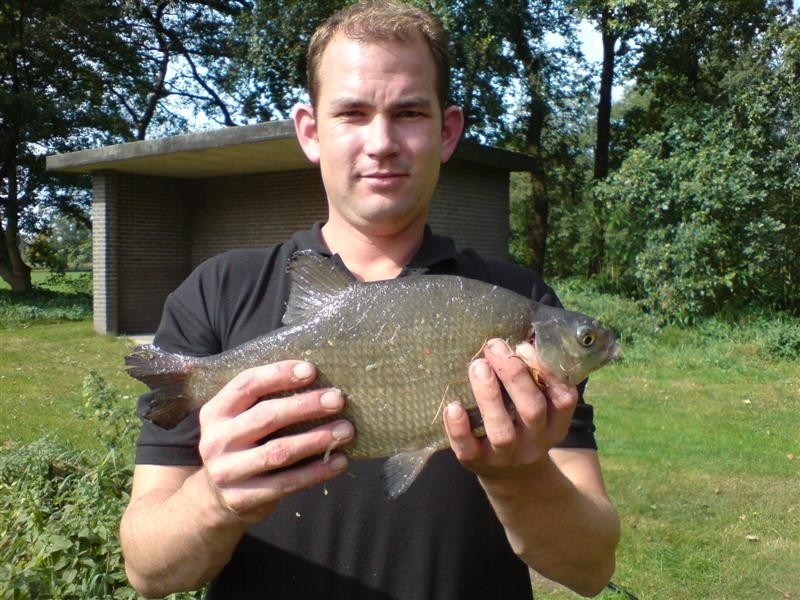
#> input picture src/unsupervised_learning/img/fish.JPEG, 800 x 600 px
$ jupyter execute draft.ipynb
#> lines starting #> are read from the running program, lines starting #| are printed output that depends on the picture; after the words box and inside, x2 and y2 are one past the last pixel; in counts of white or black regions, pixels touching at a corner belong together
# Sample Patch

[cell 1]
def sample_patch(x, y, gridstartx, gridstarty, im_shape, patch_sz, gap, noisehalf):
    xpix = gridstartx + x * (patch_sz[1] + gap) + random.randint(-noisehalf, noisehalf)
    xpix2 = min(max(xpix, 0), im_shape[1] - patch_sz[1])
    ypix = gridstarty + y * (patch_sz[0] + gap) + random.randint(-noisehalf, noisehalf)
    ypix2 = min(max(ypix, 0), im_shape[0] - patch_sz[0])
    assert abs(xpix - xpix2) < gap
    assert abs(ypix - ypix2) < gap
    return (xpix2 , ypix2)

def pos2lbl(pos):
    posx, posy =pos
    if(posy==-1):
        lbl = posx + 1
    elif(posy == 0):
        lbl = (posx + 7) / 2
    else:
        assert(posy == 1)
        lbl = posx + 6
    return lbl

Sample patch works only images that has more than 73728 pixels.
- [x] Draw green rectangle with no gap/jitter.
- [x] Draw blue rectangle with gap/jitter (= every possible positions of the blue patch).
    - [x] Draw one blue patch of size 96x96.(Since we add jitter, we only have to add jitter to square that are in in the diagonals of the blue square)
- [x] Draw 8 red squares with gap/jitter (= every possible positions of red patches relative to the blue patch).
    - [x] Draw 8 squares with gap.
    - [ ] Add jitter for squares in the diagonal (jitter should be towards the blue patch).

[cell 2]
import cv2
import matplotlib.pyplot as plt
import random
import numpy as np

img = cv2.imread("img/fish.JPEG")
#> img is the input picture: shape (600, 800, 3); mean B, G, R 78.2, 99.7, 99.1
plt.imshow(cv2.cvtColor(img, cv2.COLOR_BGR2RGB))
plt.axis('off')

patch_sz = (96,96)
gap = 48
jitter = 7
x, y, _ = img.shape
#> x = 600; y = 800
print(img.shape)
#| (600, 800, 3)

[cell 3]
# Draw green rectangle with no gap/jitter.
topL_x, topL_y = patch_sz
botR_x, botR_y = x - patch_sz[0],  y - patch_sz[1]
#> botR_x = 504; botR_y = 704

plt.imshow(cv2.cvtColor(cv2.rectangle(img, (topL_y, topL_x), (botR_y, botR_x), (0,255,0), 2), cv2.COLOR_BGR2RGB))
plt.axis('off')

[cell 4]
# Draw blue rectangle with gap/jitter (= every possible positions of the blue patch).
topL_x, topL_y = (patch_sz[0] + gap + jitter), (patch_sz[1] + gap + jitter)
botR_x, botR_y = (x - patch_sz[0] - gap - jitter), (y - patch_sz[1] - gap - jitter)
#> botR_x = 449; botR_y = 649

plt.imshow(cv2.cvtColor(cv2.rectangle(img, (topL_y, topL_x), (botR_y, botR_x), (255,0,0), 2), cv2.COLOR_BGR2RGB))

print(topL_x, topL_y)
print(botR_x, botR_y)
#| 449 649

# Draw one blue patch of size 96x96.
plt.imshow(cv2.cvtColor(cv2.rectangle(img, (topL_y, topL_x), (topL_y + patch_sz[1], topL_x + patch_sz[0]), (255,0,0), 2), cv2.COLOR_BGR2RGB))
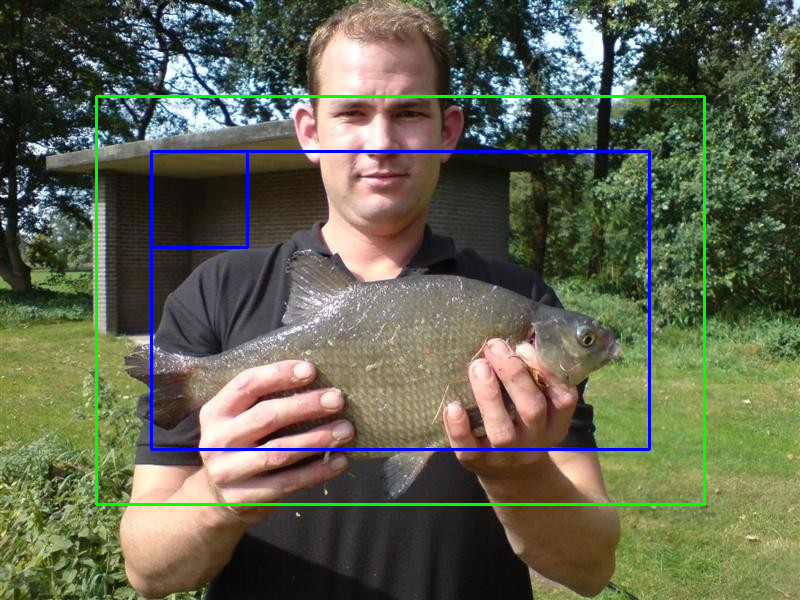
#> img: shape (600, 800, 3); mean B, G, R 79.1, 100.4, 96.6
plt.axis('off')
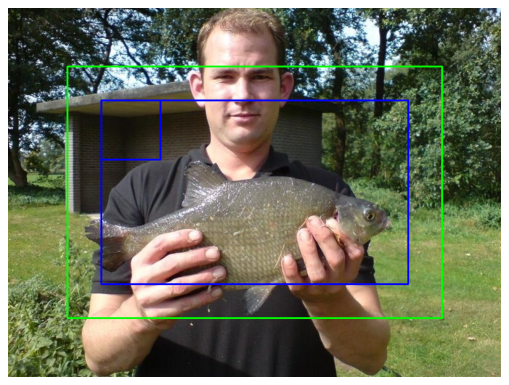
#> figure drawn by matplotlib, 1 panel

[cell 5]
# REALLY IMPORTANT.

#plt.imshow(cv2.cvtColor(img[151:449, 151:649, ...], cv2.COLOR_BGR2RGB))
# plt.imshow(cv2.cvtColor(img[topL_x:botR_x, topL_y:botR_y, ...], cv2.COLOR_BGR2RGB))

[cell 6]
plt.imshow(cv2.cvtColor(cv2.rectangle(img, (topL_y+ patch_sz[0], topL_x), (topL_y + patch_sz[1] + patch_sz[1] , topL_x + patch_sz[0]), (0,0,255), 2), cv2.COLOR_BGR2RGB))
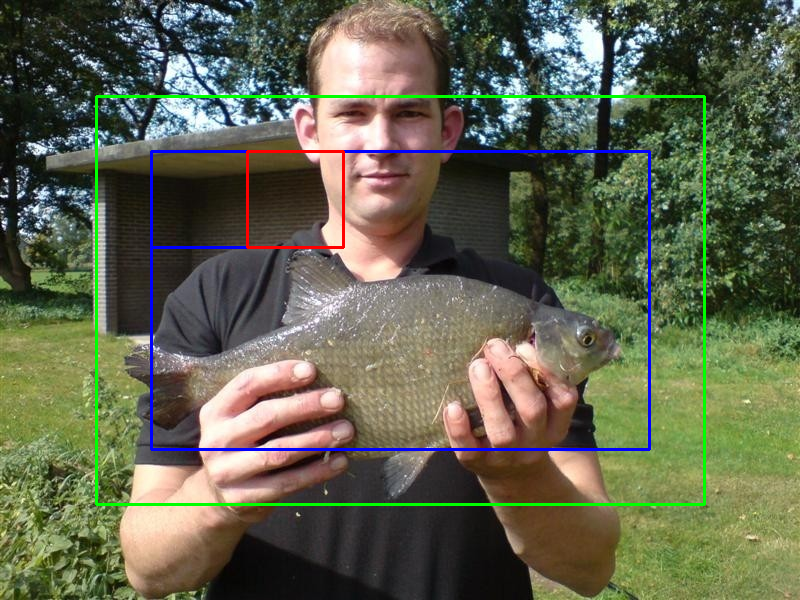
#> img: shape (600, 800, 3); 0.24% of pixels changed, all inside (x1, y1, x2, y2) = (246, 150, 345, 249)

[cell 7]
import cv2
import matplotlib.pyplot as plt
import random
import numpy as np

img = cv2.imread("img/fish.JPEG")
plt.imshow(cv2.cvtColor(img, cv2.COLOR_BGR2RGB))
plt.axis('off')

patch_sz = (96,96)
gap = 48
jitter = 7
x, y, _ = img.shape
print(img.shape)
#| (600, 800, 3)

# Draw 8 rectangles with gap + jitter for diagonal.
topL_x, topL_y = 0, 0
botR_x, botR_y = patch_sz[0], patch_sz[1]

for i in range(1, 10):
    # Add jitter to diagonal case.
    if i == 1:
        cv2.rectangle(img, (topL_y+jitter, topL_x+jitter), (botR_y+jitter, botR_x+jitter), (0,0,255), 2)
    elif i == 3:
        cv2.rectangle(img, (topL_y-jitter, topL_x+jitter), (botR_y-jitter, botR_x+jitter), (0,0,255), 2)
    elif i == 7:
        cv2.rectangle(img, (topL_y+jitter, topL_x-jitter), (botR_y+jitter, botR_x-jitter), (0,0,255), 2)
    elif i == 9:
        cv2.rectangle(img, (topL_y-jitter, topL_x-jitter), (botR_y-jitter, botR_x-jitter), (0,0,255), 2)
    elif i != 5: # Case: red patch = blue patch.
        cv2.rectangle(img, (topL_y, topL_x), (botR_y, botR_x), (0,0,255), 2)

    topL_y += patch_sz[1] + gap
    botR_y += patch_sz[1] + gap

    # New line after 3 consecutives squares.
    if i % 3 == 0:
        topL_y = 0
        botR_y = patch_sz[1]

        topL_x += patch_sz[0] + gap
        botR_x += patch_sz[0] + gap
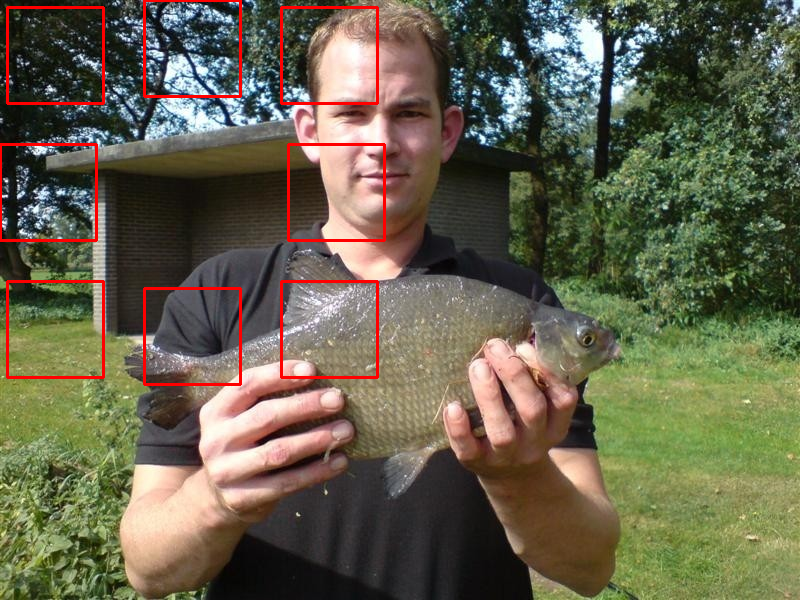
#> img: shape (600, 800, 3); 1.87% of pixels changed, all inside (x1, y1, x2, y2) = (0, 0, 386, 386)
#> after the loop, botR_x = 528; topL_x = 432

plt.imshow(cv2.cvtColor(img, cv2.COLOR_BGR2RGB))
plt.axis('off')
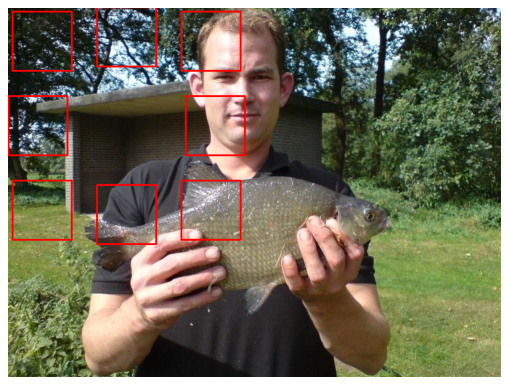
#> figure drawn by matplotlib, 1 panel

[cell 8]
# Draw 8 rectangles with gap + jitter for diagonal.
topL_x, topL_y = gap, 0
botR_x, botR_y = patch_sz[0] + gap, patch_sz[1]

for i in range(1, 10):
    # Add jitter to diagonal case.
    if i == 1:
        cv2.rectangle(img, (topL_y+jitter, topL_x+jitter), (botR_y+jitter, botR_x+jitter), (0,255,0), 2)
    elif i == 3:
        cv2.rectangle(img, (topL_y-jitter, topL_x+jitter), (botR_y-jitter, botR_x+jitter), (0,255,0), 2)
    elif i == 7:
        cv2.rectangle(img, (topL_y+jitter, topL_x-jitter), (botR_y+jitter, botR_x-jitter), (0,255,0), 2)
    elif i == 9:
        cv2.rectangle(img, (topL_y-jitter, topL_x-jitter), (botR_y-jitter, botR_x-jitter), (0,255,0), 2)
    elif i != 5: # Case: red patch = blue patch.
        cv2.rectangle(img, (topL_y, topL_x), (botR_y, botR_x), (0,255,0), 2)

    topL_y += patch_sz[1] + gap
    botR_y += patch_sz[1] + gap

    # New line after 3 consecutives squares.
    if i % 3 == 0:
        topL_y = 0
        botR_y = patch_sz[1]

        topL_x += patch_sz[0] + gap
        botR_x += patch_sz[0] + gap
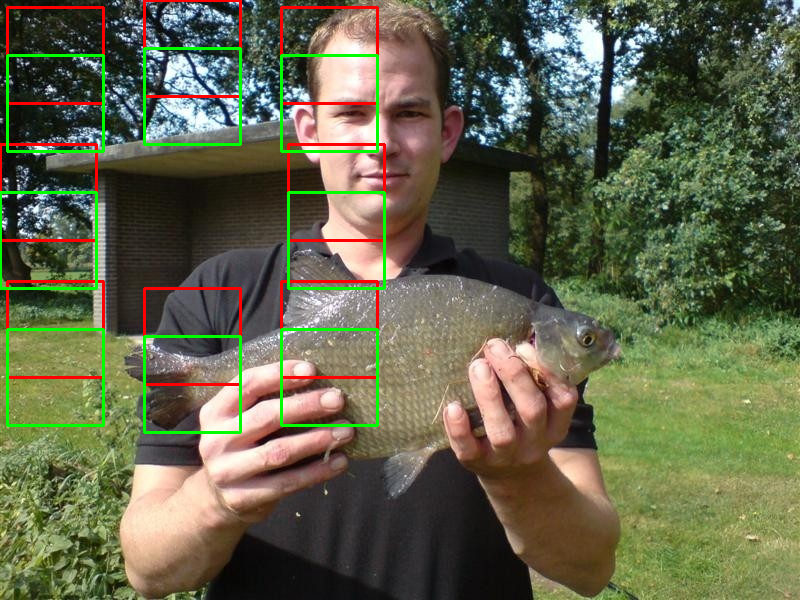
#> img: shape (600, 800, 3); 1.89% of pixels changed, all inside (x1, y1, x2, y2) = (0, 47, 386, 434)
#> after the loop, botR_x = 576; topL_x = 480

plt.imshow(cv2.cvtColor(img, cv2.COLOR_BGR2RGB))
plt.axis('off')
